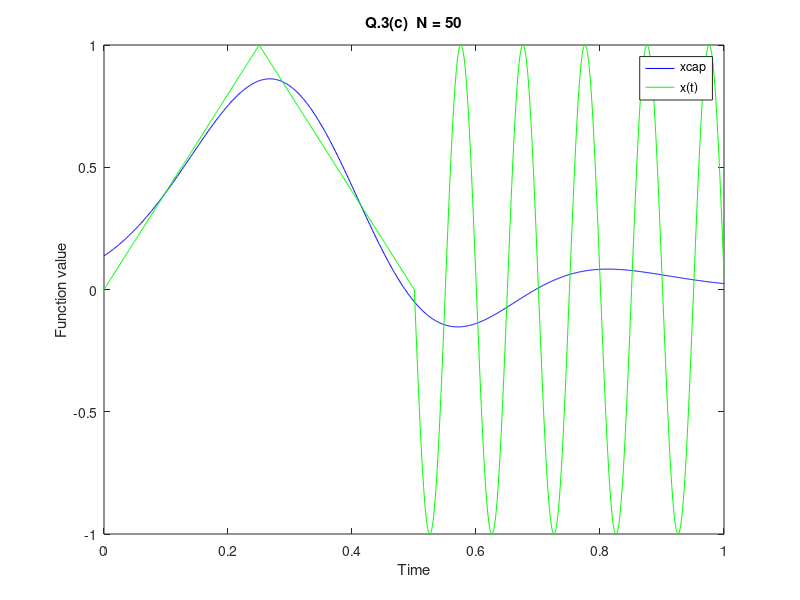

MATLAB code to generate this figure:
clear all;
close all;

x = @(z) (z < 1/4).*(4*z) + (z>=1/4).*(z<1/2).*(-4*z+2) - (z>=1/2).*sin(20*pi*z);
N = 5;
phi = @(z) exp(-z.^2);
for jj = 1:N
x_phik = @(z) x(z).*phi(N*z - jj + 1/2);
b(jj) = integral(x_phik, 0, 1); 
% This computes the b matrix in Ga = b
end

for ii = 1:N
    for kk = 1:N
       
gram = @(z) phi(N*z-ii+0.5).*phi(N*z - kk + 1/2);
G(ii,kk) = integral(gram, 0, 1);
% The Grammian matrix
    end
end

Gt = transpose(G);
a = (inv(Gt))* transpose(b);

t = linspace(0,1,1000);
xcap = zeros(size(t));
for jj = 1:N
xcap = xcap + a(jj)*phi(N*t - jj + 1/2);
end
%xcap is the point on the subspace
k = 1;
for z = 0:0.001:1;

if (z >=0) & (z <0.25)
    xt(k) = (4*z);
 else if (z>=0.25) & (z<0.5)
        xt(k) = (2 - 4*z);
    else if (z>=0.5) & (z<1) 
            xt(k) = -sin(20*pi*z);
     end
     end
end
k = k+1;
end
plot(t,xcap,'b',t,xt,'g');
title('Q.3(c)  N = 50')
xlabel('Time')
ylabel('Function value')
legend('xcap','x(t)')
%The approximation is depicted by the blue line

